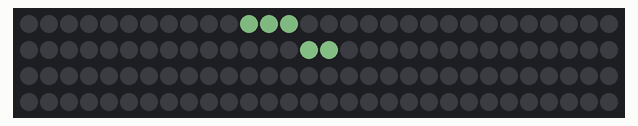
Recording of a sketch running on a simulated Arduino Uno, built with avr-gcc and run on an emulated ATmega328P. Parts: 120 RGB LEDs in strip order, left to right, continuing on the next row. Dim RGB values are drawn brighter than linear; random numbers use the default seed unless the sketch sets one.

Above: at 0.12 s.
At 7.67 s:
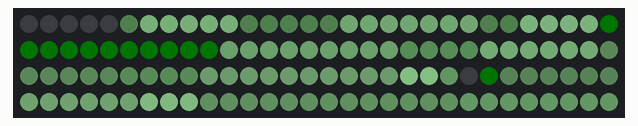
At 16.77 s:
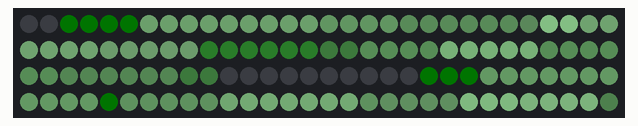
At 25.21 s:
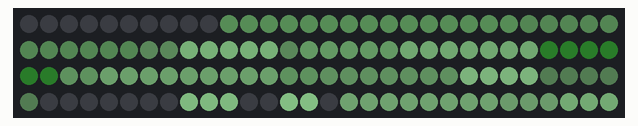
At 34.53 s:
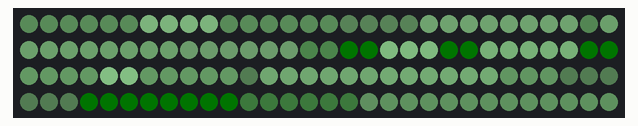
At 39.86 s:
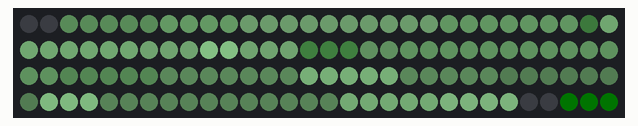

The sketch:

magneticrain.ino.ino
```cpp
#include <FastLED.h>

#define NUM_LEDS 120
#define DATA_PIN 6
CRGB leds[NUM_LEDS];

void setup() {
  FastLED.addLeds<WS2812B, DATA_PIN, GRB>(leds, NUM_LEDS);
  FastLED.setBrightness(80);
  FastLED.clear();
}

void loop() {
  binaryRain();
}

void binaryRain() {
  static uint32_t lastSpawn;
  const uint8_t FADE_AMOUNT = 32;

  fadeToBlackBy(leds, NUM_LEDS, FADE_AMOUNT);

  if(millis() - lastSpawn > 30) {
    leds[random16(NUM_LEDS)] = CRGB(175, 255, 175);
    lastSpawn = millis();
  }

  for(int i = NUM_LEDS-1; i > 0; i--) {
    leds[i] |= leds[i-1];
  }

  FastLED.show();
  FastLED.delay(50);
}
```
